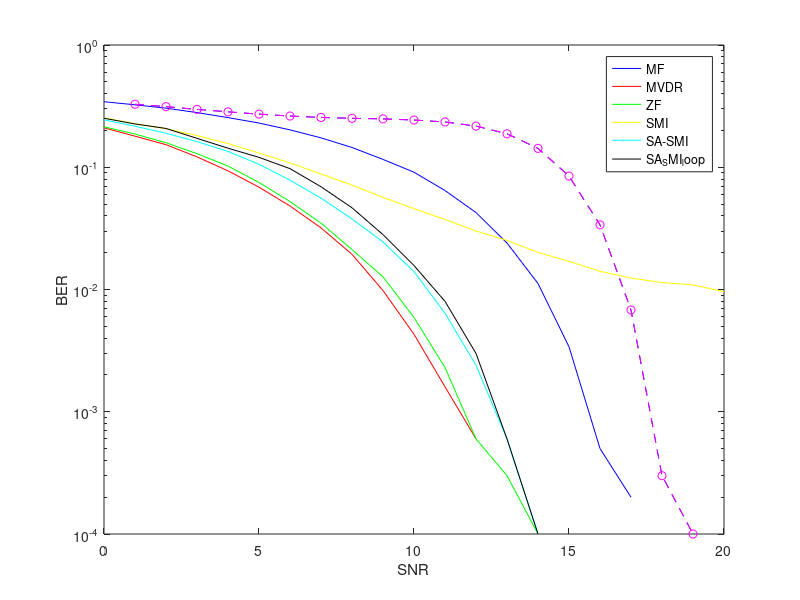

Here is the MATLAB script that generated this plot:
%%%%%%%%%%%%%%%%%%%%%%%%%%%%%%%%%%%%%%%
%									  %
%	Tel415 Homework 3 				  %
%									  %
%	Orestis Zekai - 2011030021		  %
%	Petros Toupas - 2011030125		  %
%									  %
%%%%%%%%%%%%%%%%%%%%%%%%%%%%%%%%%%%%%%%

clear all;
close all;
clc;

%% Programm parameters

% Bits transmited
N = 10^4;
% Number of users
n = 10;
% Signature length
m = 31;
% Power of users
% Zero represents the power of user 1.It changes after each iteration.
P = [0 5 5 5 10 10 10 15 15 15];
% Power interval for user 1
p_user1 = [0:20];
% Samples used to determine SMI and SA-SMI filters
K = 200;

% Generate random bits for each user
for i=1:n
	for j=1:N
		helping = rand();
		if (helping <= 0.5)
			B(i,j) = -1;
		else
			B(i,j) = 1;
		end
	end
end

% Create signature for each user
value = 1/sqrt(m);
for i=1:m
	for j=1:n
		helping = rand();
		if (helping <= 0.5)
			s(i,j) = -value;
		else
			s(i,j) = value;
		end
	end
end

% Vector of zeros for BERs
BER_MF = zeros(1,length(p_user1));
BER_MVDR = zeros(1,length(p_user1));
BER_ZF = zeros(1,length(p_user1));
BER_SMI = zeros(1,length(p_user1));
BER_SA_SMI = zeros(1,length(p_user1));
BER_SA_SMI_loop = zeros(1,length(p_user1));

% Random noise
noise_matrix = randn(m,N);

%% Compute BER for each value of p_user1

for i=1:length(p_user1)

	% Change value of the 1st place of power vector
	P(1) = p_user1(i);
	Watts = db2pow(P);

	% Power matrix creation
	power_matrix = diag(sqrt(Watts));

	% Transmit and add noise
	x = s*power_matrix*B + noise_matrix;

	% MF equals with the signature of the 1st user
	w_matched = s(:,1);
	% Compute MVDR filter
	R = s*diag(Watts)*s.' + eye(m);
	w_mvdr = inv(R)*s(:,1);
	% Compute ZF filter
	zf_matrix = (s*(inv(s'*s)));
	w_zf = zf_matrix(:,1);
	% Compute SMI filter
	smi_matrix = (x(:,1:K)*x(:,1:K)')./K;
	w_smi = inv(smi_matrix)*s(:,1);
	
	% Compute SA-SMI filter
	x_new = x - s(:,1)*sqrt(Watts(1))*B(1,:);
 	sa_smi_matrix = (x_new(:,1:K) * (x_new(:,1:K))')./K;
    w_sa_smi = inv(sa_smi_matrix)*s(:,1);
	
	% Compute SA-SMI loop filter
	R_y = (x(:,1:K)*x(:,1:K)')./K;
	w_loop = inv(R_y)*s(:,1);
	
	x_loop = w_loop'*x;
	est_loop = sign(x_loop);
	while(1)
		
		z = x - s(:,1)*sqrt(Watts(1))*est_loop;

		R_z = (z(:,1:K)*z(:,1:K)')./K;
		w_loop = inv(R_z)*s(:,1);

		x_loop2 = w_loop'*x;
		est_loop2 = sign(x_loop2);

		if (est_loop == est_loop2)
			break;
		else
			est_loop = est_loop2;
		end
	end

	% Filter the signal with matched filter
	x_matched = w_matched.'*x;
	% Filter the signal with MVDR filter
	x_mvdr = w_mvdr.'*x;
	% Filter the signal with ZF filter
	x_zf = w_zf.'*x;
	% % Filter the signal with SMI filter
	x_smi = w_smi.'*x;
	% % Filter the signal with SA-SMI filter
	x_sa_smi = w_sa_smi.'*x;

	% Make a decision based on x_matched
	est_matched = sign(x_matched);
	% Make a decision based on x_mvdr
	est_mvdr = sign(x_mvdr);
	% Make a decision based on x_zf
	est_zf = sign(x_zf);
	% Make a decision based on x_smi
	est_smi = sign(x_smi);
	% Make a decision based on x_sa_smi
	est_sa_smi = sign(x_sa_smi);



	for k=1:N
		if (norm(est_matched(k) - B(1,k)) >= 10^(-6))
			BER_MF(i) = BER_MF(i) + 1;
		end
		if (norm(est_mvdr(k) - B(1,k)) >= 10^(-6))
			BER_MVDR(i) = BER_MVDR(i) + 1;
		end
		if (norm(est_zf(k) - B(1,k)) >= 10^(-6))
			BER_ZF(i) = BER_ZF(i) + 1;
		end
		if (norm(est_smi(k) - B(1,k)) >= 10^(-6))
			BER_SMI(i) = BER_SMI(i) + 1;
		end
		if (norm(est_sa_smi(k) - B(1,k)) >= 10^(-6))
			BER_SA_SMI(i) = BER_SA_SMI(i) + 1;
		end
		if (norm(est_loop2(k) - B(1,k)) >= 10^(-6))
			BER_SA_SMI_loop(i) = BER_SA_SMI_loop(i) + 1;
		end
	end
	BER_MF(i) = BER_MF(i)/N;
	BER_MVDR(i) = BER_MVDR(i)/N;
	BER_ZF(i) = BER_ZF(i)/N;
	BER_SMI(i) = BER_SMI(i)/N;
	BER_SA_SMI(i) = BER_SA_SMI(i)/N;
	BER_SA_SMI_loop(i) = BER_SA_SMI_loop(i)/N;
	
end

figure()
semilogy(p_user1,BER_MF,'b');
hold on;
semilogy(p_user1,BER_MVDR,'r');
hold on;
semilogy(p_user1,BER_ZF,'g');
hold on;
semilogy(p_user1,BER_SMI,'y');
hold on;
semilogy(p_user1,BER_SA_SMI,'c');
hold on;
semilogy(p_user1,BER_SA_SMI_loop,'k');
hold on;
xlabel('SNR');
ylabel('BER');
legend('MF','MVDR','ZF','SMI','SA-SMI','SA_SMI_loop');


%% Optimize signature for user 1
% Rz = R - Watts(1)*s(:,1)*s(:,1).';

% [Q,L] = eig(Rz);

% s(:,1) = Q(:,1)./sum(Q(:,1));

%% Compute BERs for new signature

% Vector of zeros for BERs
BER_MF = zeros(1,length(p_user1));
BER_MVDR = zeros(1,length(p_user1));
BER_ZF = zeros(1,length(p_user1));
BER_SMI = zeros(1,length(p_user1));
BER_SA_SMI = zeros(1,length(p_user1));
BER_SA_SMI_loop = zeros(1,length(p_user1));

% Random noise
noise_matrix = randn(m,N);

% Noise variance
variance = var(var(noise_matrix));

%% Compute BER for each value of p_user1

for i=1:length(p_user1)

	% Change value of the 1st place of power vector
	P(1) = p_user1(i);
	Watts = db2pow(P);

	R = s*diag(Watts)*s.' + eye(m);
	R_sign = R - sqrt(Watts(1))*s(:,1)*s(:,1).';
	[Q,L] = eig(R_sign);
	s(:,1) = Q(:,1)./sum(Q(:,1));

	% Power matrix creation
	power_matrix = diag(sqrt(Watts));

	% Transmit and add noise
	x = s*power_matrix*B + noise_matrix;

	% MF equals with the signature of the 1st user
	w_matched = s(:,1);
	% Compute MVDR filter
	R = s*diag(Watts)*s.' + eye(m);
	w_mvdr = inv(R)*s(:,1);
	% Compute ZF filter
	zf_matrix = (s*(inv(s'*s)));
	w_zf = zf_matrix(:,1);
	% Compute SMI filter
	smi_matrix = (x(:,1:K)*x(:,1:K)')./K;
	w_smi = inv(smi_matrix)*s(:,1);
	
	% Compute SA-SMI filter
	x_new = x - s(:,1)*sqrt(Watts(1))*B(1,:);
 	sa_smi_matrix = (x_new(:,1:K) * (x_new(:,1:K))')./K;
    w_sa_smi = inv(sa_smi_matrix)*s(:,1);
	
	% Compute SA-SMI loop filter
	R_y = (x(:,1:K)*x(:,1:K)')./K;
	w_loop = inv(R_y)*s(:,1);
	
	x_loop = w_loop'*x;
	est_loop = sign(x_loop);
	while(1)
		
		z = x - s(:,1)*sqrt(Watts(1))*est_loop;

		R_z = (z(:,1:K)*z(:,1:K)')./K;
		w_loop = inv(R_z)*s(:,1);

		x_loop2 = w_loop'*x;
		est_loop2 = sign(x_loop2);

		if (est_loop == est_loop2)
			break;
		else
			est_loop = est_loop2;
		end
	end

	% Filter the signal with matched filter
	x_matched = w_matched.'*x;
	% Filter the signal with MVDR filter
	x_mvdr = w_mvdr.'*x;
	% Filter the signal with ZF filter
	x_zf = w_zf.'*x;
	% % Filter the signal with SMI filter
	x_smi = w_smi.'*x;
	% % Filter the signal with SA-SMI filter
	x_sa_smi = w_sa_smi.'*x;

	% Make a decision based on x_matched
	est_matched = sign(x_matched);
	% Make a decision based on x_mvdr
	est_mvdr = sign(x_mvdr);
	% Make a decision based on x_zf
	est_zf = sign(x_zf);
	% Make a decision based on x_smi
	est_smi = sign(x_smi);
	% Make a decision based on x_sa_smi
	est_sa_smi = sign(x_sa_smi);



	for k=1:N
		if (norm(est_matched(k) - B(1,k)) >= 10^(-6))
			BER_MF(i) = BER_MF(i) + 1;
		end
		if (norm(est_mvdr(k) - B(1,k)) >= 10^(-6))
			BER_MVDR(i) = BER_MVDR(i) + 1;
		end
		if (norm(est_zf(k) - B(1,k)) >= 10^(-6))
			BER_ZF(i) = BER_ZF(i) + 1;
		end
		if (norm(est_smi(k) - B(1,k)) >= 10^(-6))
			BER_SMI(i) = BER_SMI(i) + 1;
		end
		if (norm(est_sa_smi(k) - B(1,k)) >= 10^(-6))
			BER_SA_SMI(i) = BER_SA_SMI(i) + 1;
		end
		if (norm(est_loop2(k) - B(1,k)) >= 10^(-6))
			BER_SA_SMI_loop(i) = BER_SA_SMI_loop(i) + 1;
		end
	end
	BER_MF(i) = BER_MF(i)/N;
	BER_MVDR(i) = BER_MVDR(i)/N;
	BER_ZF(i) = BER_ZF(i)/N;
	BER_SMI(i) = BER_SMI(i)/N;
	BER_SA_SMI(i) = BER_SA_SMI(i)/N;
	BER_SA_SMI_loop(i) = BER_SA_SMI_loop(i)/N;
	
end

% figure();
semilogy(p_user1,BER_MF,'--b');
hold on;
semilogy(p_user1,BER_MVDR,'--mo');
hold on;
% semilogy(p_user1,BER_ZF,'--g');
% hold on;
% semilogy(p_user1,BER_SMI,'--y');
% hold on;
% semilogy(p_user1,BER_SA_SMI,'--c');
% hold on;
% semilogy(p_user1,BER_SA_SMI_loop,'--k');
hold off;
xlabel('SNR');
ylabel('BER');
legend('MF','MVDR','ZF','SMI','SA-SMI','SA_SMI_loop');